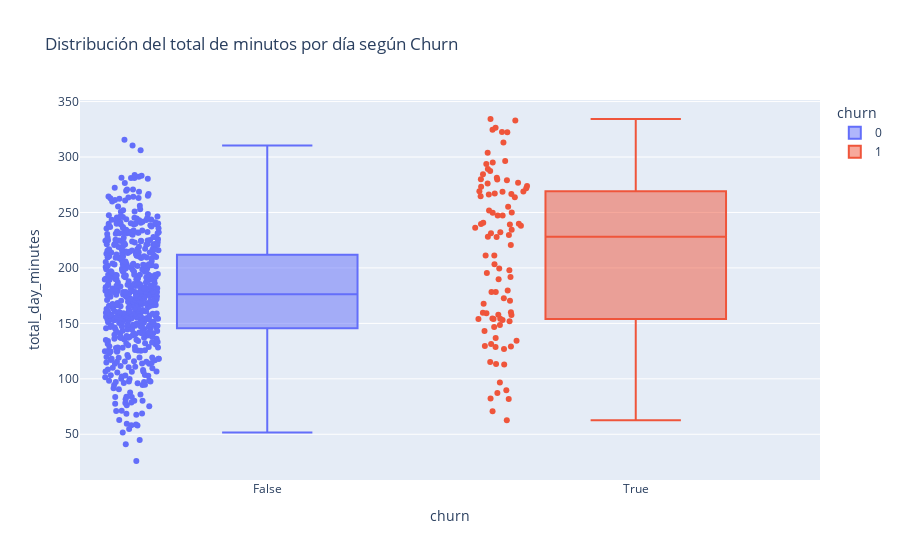

Notebook cell for this chart:
### Markdown cell above
## Haz un boxplot en el que muestres la distribución de `Total day minutes` de acuerdo a si un cliente ha cancelado el servicio o no

### Code cell
fig = px.box(df, x='churn', y='total_day_minutes', points="all", title='Distribución del total de minutos por día según Churn', color='churn')
fig.update_xaxes(type='category', categoryorder='category ascending', title_text='churn', tickvals=[0, 1], ticktext=['False', 'True'])
fig.show()

### Figure 1 — Plotly figure (JSON) as saved in the notebook; plotly's stock layout.template omitted (floating-point values rounded to 4 significant figures; data arrays with more than 128 entries replaced by an {"elided": "..."} marker saying what was removed)
{"data": [{"alignmentgroup": "True", "boxpoints": "all", "hovertemplate": "churn=%{x}<br>total_day_minutes=%{y}<extra></extra>", "legendgroup": "0", "marker": {"color": "#636efa"}, "name": "0", "notched": false, "offsetgroup": "0", "orientation": "v", "showlegend": true, "type": "box", "x": {"elided": "572 int values"}, "x0": " ", "xaxis": "x", "y": {"elided": "572 float values"}, "y0": " ", "yaxis": "y"}, {"alignmentgroup": "True", "boxpoints": "all", "hovertemplate": "churn=%{x}<br>total_day_minutes=%{y}<extra></extra>", "legendgroup": "1", "marker": {"color": "#EF553B"}, "name": "1", "notched": false, "offsetgroup": "1", "orientation": "v", "showlegend": true, "type": "box", "x": [1, 1, 1, 1, 1, 1, 1, 1, 1, 1, 1, 1, 1, 1, 1, 1, 1, 1, 1, 1, 1, 1, 1, 1, 1, 1, 1, 1, 1, 1, 1, 1, 1, 1, 1, 1, 1, 1, 1, 1, 1, 1, 1, 1, 1, 1, 1, 1, 1, 1, 1, 1, 1, 1, 1, 1, 1, 1, 1, 1, 1, 1, 1, 1, 1, 1, 1, 1, 1, 1, 1, 1, 1, 1, 1, 1, 1, 1, 1, 1, 1, 1, 1, 1, 1, 1, 1, 1, 1, 1, 1, 1, 1, 1, 1], "x0": " ", "xaxis": "x", "y": [129.1, 332.9, 159.1, 203.4, 251.8, 326.5, 134.4, 62.6, 189.8, 303.9, 172.7, 266.6, 170.4, 296.4, 236.2, 234.4, 191.9, 211.3, 154, 279.8, 136.8, 228.1, 89.7, 220.7, 157.6, 264.7, 249.9, 87.2, 126.9, 148.5, 322.5, 199.6, 152, 334.3, 154.2, 322.3, 154.4, 160, 229.7, 266.3, 96.8, 284.4, 143.2, 82.3, 273.9, 154, 131.4, 269, 293.7, 129.7, 268.7, 276.1, 179.7, 81.9, 153, 70.8, 281.3, 238, 157.8, 269.2, 249.8, 232.1, 267.1, 313.2, 195.5, 273.2, 159.5, 239.7, 239.9, 197.8, 146.8, 167.8, 113, 211.2, 247.2, 231.2, 240.7, 255.1, 279.1, 247.2, 239.1, 263.7, 324.7, 178.4, 178.4, 276.9, 287.4, 128.6, 115.1, 227.9, 271.8, 113.3, 289.1, 295, 280], "y0": " ", "yaxis": "y"}], "layout": {"boxmode": "overlay", "legend": {"title": {"text": "churn"}, "tracegroupgap": 0}, "title": {"text": "Distribución del total de minutos por día según Churn"}, "xaxis": {"anchor": "y", "categoryarray": [0, 1], "categoryorder": "category ascending", "domain": [0, 1], "ticktext": ["False", "True"], "tickvals": [0, 1], "title": {"text": "churn"}, "type": "category"}, "yaxis": {"anchor": "x", "domain": [0, 1], "title": {"text": "total_day_minutes"}}}}
